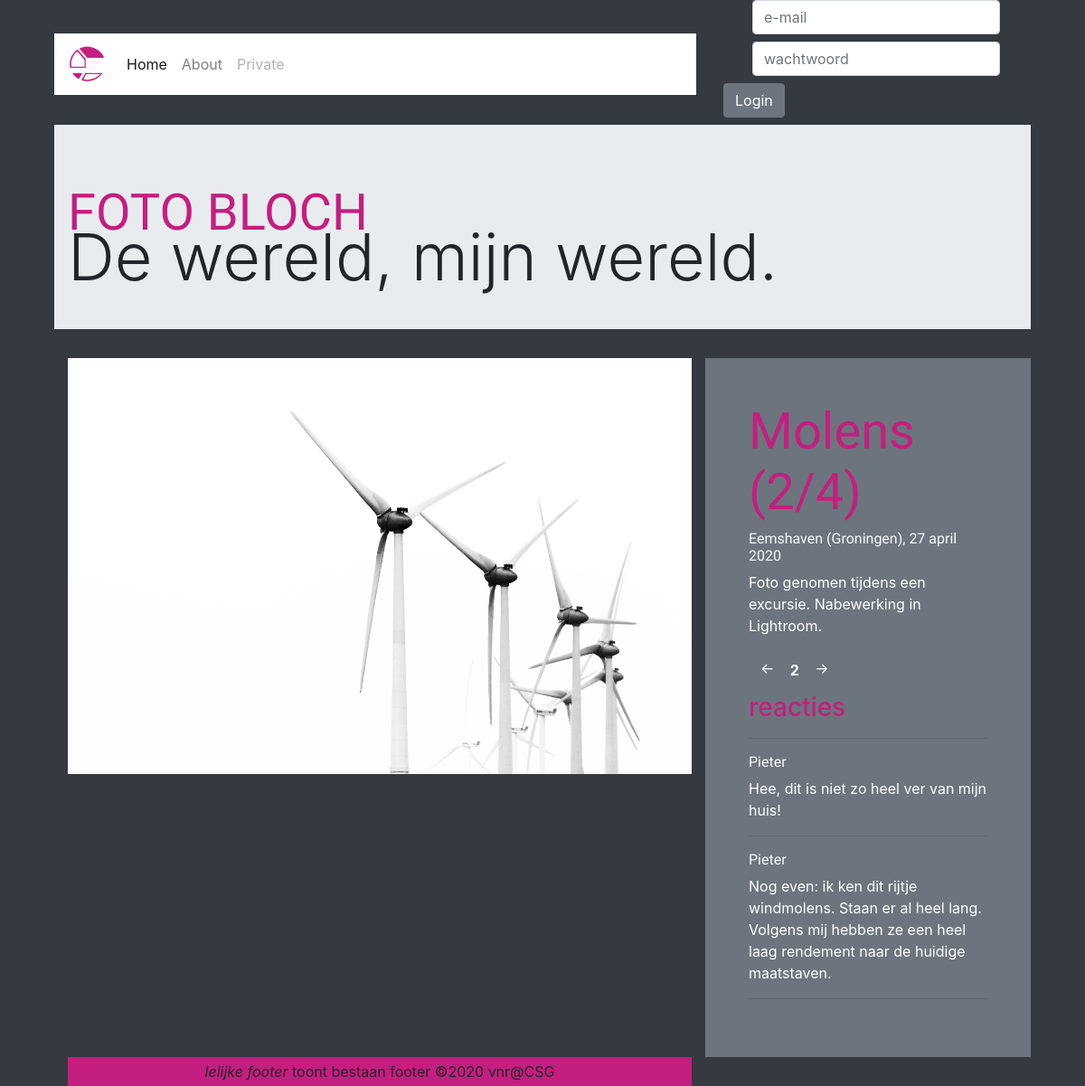
/?nr=2, run on the app's committed database.
### tables this page shows
CREATE TABLE `fotos` (
  `id` int(4) NOT NULL,
  `titel` varchar(32) NOT NULL,
  `subtitel` varchar(64) NOT NULL,
  `omschrijving` varchar(512) NOT NULL
);

CREATE TABLE `reacties` (
  `id` int(4) NOT NULL,
  `foto` int(4) NOT NULL,
  `account` int(4) NOT NULL,
  `reactie` varchar(512) NOT NULL
);

### index.php (the view, shortened to what this page needs)
<?php
require('php/header.php');
$sql = "SELECT * FROM fotos";
$records = mysqli_query($DBverbinding, $sql);
$aantalFotos = mysqli_num_rows($records);
if (isset($_GET["nr"]) && $_GET["nr"] <= $aantalFotos && $_GET["nr"] > 0) {
    $fotoNummer = $_GET["nr"];
}
else {
    $fotoNummer = 1;
}
$sql = "SELECT * FROM fotos WHERE id = $fotoNummer";
$record = mysqli_query($DBverbinding, $sql);
$fotoData = mysqli_fetch_assoc($record);
$sql = "SELECT id,naam FROM accounts";
$records = mysqli_query($DBverbinding, $sql);
$namen = [];
if (mysqli_num_rows($records) > 0) {
    while($naam = mysqli_fetch_assoc($records)) {
        $namen[$naam['id']] = utf8_decode($naam['naam']);
    }
}
$sql = "SELECT * FROM reacties WHERE foto = $fotoNummer";
$records = mysqli_query($DBverbinding, $sql);
$reacties = [];
if (mysqli_num_rows($records) > 0) {
    while($record = mysqli_fetch_assoc($records)) {
        array_push($reacties,$record);
    }
}
?>
    <div class="container-fluid text-white rounded bg-dark">
        <div class="row">
            <div class="col-md-8 align-items-center">
                <img src="images/<?= $fotoNummer?>.jpg" class="img-fluid">
            </div>
            <section class="col-md-4 p-5 align-items-center bg-secondary">
                <h1 class="display-4"><?= utf8_decode($fotoData['titel']).' ('.$fotoData['id'].'/'.$aantalFotos.')'?></h1>
                <h6><?= utf8_decode($fotoData['subtitel'])?></h6>
                <p><?= utf8_decode($fotoData['omschrijving'])?></p>
<?php
$vorige = $fotoNummer - 1;
$volgende = $fotoNummer + 1;
echo '<a href="?nr='.$vorige.'"><button type="submit" class="btn btn-secondary mb-2">&#8592;</button></a>';
echo " <strong>$fotoNummer</strong> ";
echo '<a href="?nr='.$volgende.'"><button type="submit" class="btn btn-secondary mb-2">&#8594;</button></a>';
?>
<?php
if ($reacties == []) {
    echo '<h3>nog geen reacties</h3>';
}
else {
    echo '<h3>reacties</h3><hr>';
    foreach ($reacties as $reactie) {
        echo "<article><h6>{$namen[$reactie['account']]}</h6><p>".utf8_decode($reactie['reactie'])."</p><hr></article>";
    }
}
?>
            </section>
        </div>
    </div>
<?php
require('php/footer.php');
?>

### css/public.css (style rules this page uses)
:root { --primary:#007bff; --secondary:#6c757d; --success:#28a745; --info:#17a2b8; --warning:#ffc107; --danger:#dc3545; --light:#f8f9fa; --dark:#343a40; --roze: #c41e80; }
html,body { height: 100%; }
body { margin: 0; }
header, section, footer, aside, nav, main, article, figure { display: block; }
body { margin-left: 5%; margin-right: 5%; background-color: var(--dark); }
h1 { font-family: 'Indie Flower', sans; color: var(--roze); }
h3 { color: var(--roze); }
h6 { font-family: 'Indie Flower', serif; color: var(--light); }

### data on the page
fotos: titel "Molens", id "2", subtitel "Eemshaven (Groningen), 27 april 2020", omschrijving "Foto genomen tijdens een excursie. Nabewerking in Lightroom."
reacties: account "Pieter", reactie "Hee, dit is niet zo heel ver van mijn huis!"
reacties: account "Pieter", reactie "Nog even: ik ken dit rijtje windmolens. Staan er al heel lang. Volgens mij hebben ze een heel laag rendement naar de huidige maatstaven."

### other printed values
$aantalFotos "4"
$fotoNummer "2"
